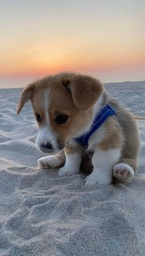
#> input picture dog.jpg, 145 x 256 px, shrunk from 554 x 981 before the run
$ jupyter execute Task5.ipynb
#> lines starting #> are read from the running program, lines starting #| are printed output that depends on the picture; long printed decimals are rounded
Define colour pallette
Quantize the image to obtain the baseline and compute the average quantization error
Implement FS dithering and compute the average quantization error

[cell 1]
import cv2
import math
import numpy as np
from matplotlib import pyplot as plt
plt.rcParams['figure.figsize'] = [15, 10]

[cell 2]
# Load image
img = cv2.imread('dog.jpg')
#> img is the input picture: shape (256, 145, 3); mean B, G, R 135.4, 136.3, 141
# Convert it to RGB
rows, cols, channels = img.shape
#> rows = 256; cols = 145; channels = 3
img_rgb = np.zeros_like(img)

for r in range(rows):
    for c in range(cols):
        pixel = img[r, c, :]
        img_rgb[r, c, 0] = pixel[2]
        img_rgb[r, c, 1] = pixel[1]
        img_rgb[r, c, 2] = pixel[0]

plt.imshow(img_rgb)

[cell 3]
# Black, dark gray, light gray, white
colors = np.array([[0, 0, 0],
                   [64, 64, 64],
                   [192, 192, 192],
                   [255, 255, 255]])
img = img_rgb.astype(np.float32)

# Prepare for quantization
rows, cols, channels = img.shape
quantized = np.zeros_like(img)

# Apply quantization
for r in range(rows):
    for c in range(cols):
        # Extract the original pixel value
        pixel = img[r, c, :]
        # Find the closest colour from the pallette (using absolute value/Euclidean distance)
        # Note: You may need more than one line of code here

        # Compute the Euclidean distance
        distances = np.linalg.norm(colors - pixel, axis=1)

        # Find the index of the closest color in the palette
        closest_color_index = np.argmin(distances)

        # Get the corresponding color from the palette
        new_pixel = colors[closest_color_index]

        # Apply quantization by replacing the pixel with the closest color
        quantized[r, c, :] = new_pixel
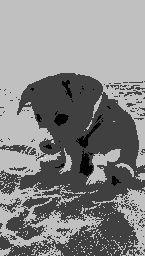
#> quantized: shape (256, 145, 3) float32; min 0, max 255, mean 134.4

# Cast back to uint8 for display purposes
quantized = quantized.astype(np.uint8)

# Display the quantized image
plt.imshow(quantized)
plt.title('Quantized Image')
plt.show()

[cell 4]
# img is already float
quantized_float = quantized.astype(np.float32)

# Compute the Euclidean distance (quantization error) for each pixel
error = np.linalg.norm(img - quantized_float, axis=2)
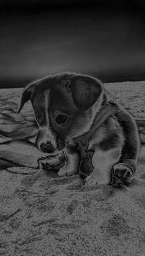
#> error: shape (256, 145) float32; min 0, max 116.2, mean 61.6

# Compute the average quantization error
average_error = np.mean(error)
#> average_error = 61.64
print(f'average quantization error: {average_error}')
#| average quantization error: 61.636

The error diffusion matrix for Floyd-Steinberg dithering:
        X    7/16
3/16    5/16  1/16

[cell 5]
# Floyd-Steinberg Dithering
# Make a temporal copy of the original image, we will need it for error diffusion
img_tmp = np.copy(img)
dithering = np.zeros_like(img)
rows, cols, channels = img.shape

for r in range(1, rows-1):
    for c in range(1, cols-1):
        # Extract the original pixel value
        pixel = img_tmp[r, c, :]
       # Find the closest color from the palette using Euclidean distance
        distances = np.linalg.norm(colors - pixel, axis=1)
        closest_color_index = np.argmin(distances)
        new_pixel = colors[closest_color_index]

        # Apply dithering
        dithering[r, c, :] = new_pixel

       # Compute the quantization error (difference between original and quantized pixel)
        error = pixel - new_pixel

        # Diffuse the quantization error according to the Floyd-Steinberg diffusion matrix
        if c < cols - 1:
            img_tmp[r, c + 1, :] += error * (7 / 16)
        if r < rows - 1 and c > 0:
            img_tmp[r + 1, c - 1, :] += error * (3 / 16)
        if r < rows - 1:
            img_tmp[r + 1, c, :] += error * (5 / 16)
        if r < rows - 1 and c < cols - 1:
            img_tmp[r + 1, c + 1, :] += error * (1 / 16)
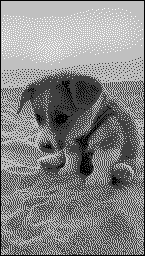
#> dithering: shape (256, 145, 3) float32; min 0, max 255, mean 134.3
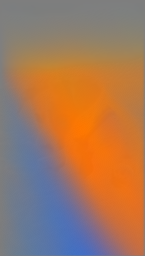
#> img_tmp: shape (256, 145, 3) float32; mean R, G, B 1548.7, -44, -1086.2; drawn with min black and max white

# Show quantized image (don't forget to cast back to uint8)
plt.subplot(121), plt.imshow(quantized.astype(np.uint8))   # optimally quantized
plt.subplot(122), plt.imshow(dithering.astype(np.uint8))   # dithering
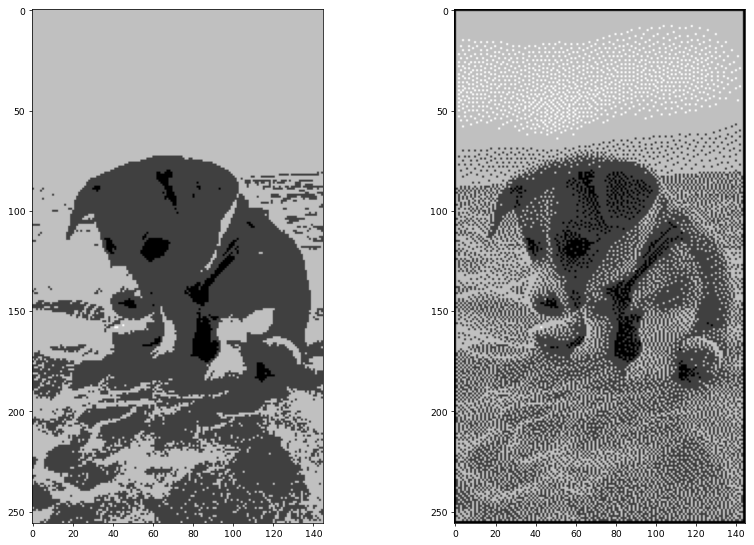
#> figure drawn by matplotlib, 2 panels

[cell 6]
# Compute average quantization error for dithered image
error = np.linalg.norm(pixel - new_pixel)
total_error = 0
total_error += error
total_pixels = rows * cols
#> total_pixels = 37120
avg_dith_error = total_error / total_pixels
#> avg_dith_error = 0.0542
print(f'avg_dith_error {avg_dith_error}')
#| avg_dith_error 0.0542

Which image has higher quantization error? Optimally quantized or dithered?  - in my case average quantization error is higher than avg_dith_error
Which image looks better to you? - in my case dithering image looks better
Can you repeat the same process using only two colours: black and white? Show me :-)

[cell 7]
two_colors = np.array([[0, 0, 0], #black
                          [255, 255, 255]]) #white

img_tmp = np.copy(img)
dithering = np.zeros_like(img)
rows, cols, channels = img.shape

for r in range(1, rows-1):
    for c in range(1, cols-1):
        # Extract the original pixel value
        pixel = img_tmp[r, c, :]
       # Find the closest color from the palette using Euclidean distance
        distances = np.linalg.norm(two_colors - pixel, axis=1)
        closest_color_index = np.argmin(distances)
        new_pixel = two_colors[closest_color_index]

         # Clip the pixel values to be in the valid range [0, 255]
        img_tmp = np.clip(img_tmp, 0, 255)
        # Apply dithering
        dithering[r, c, :] = new_pixel

       # Compute the quantization error (difference between original and quantized pixel)
        error = pixel - new_pixel

        # Diffuse the quantization error according to the Floyd-Steinberg diffusion matrix
        if c < cols - 1:
            img_tmp[r, c + 1, :] += error * (7 / 16)
        if r < rows - 1 and c > 0:
            img_tmp[r + 1, c - 1, :] += error * (3 / 16)
        if r < rows - 1:
            img_tmp[r + 1, c, :] += error * (5 / 16)
        if r < rows - 1 and c < cols - 1:
            img_tmp[r + 1, c + 1, :] += error * (1 / 16)
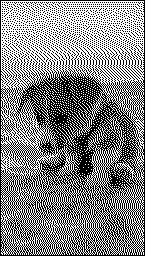
#> dithering: shape (256, 145, 3) float32; 51.8% white; black in thin lines or dots
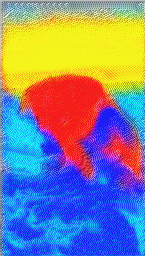
#> img_tmp: shape (256, 145, 3) float32; mean R, G, B 124.2, 123.2, 141.4; drawn with min black and max white

# Show quantized image (don't forget to cast back to uint8)
plt.subplot(121), plt.imshow(quantized.astype(np.uint8))   # optimally quantized
plt.subplot(122), plt.imshow(dithering.astype(np.uint8))   # dithering
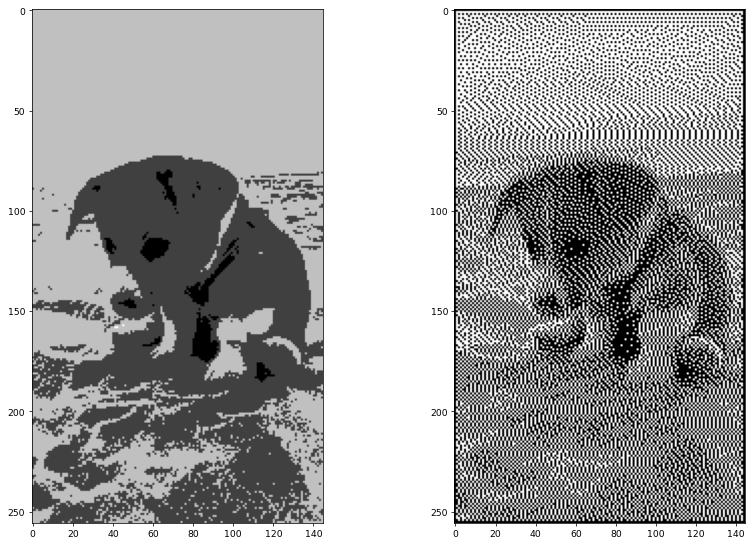
#> figure drawn by matplotlib, 2 panels
